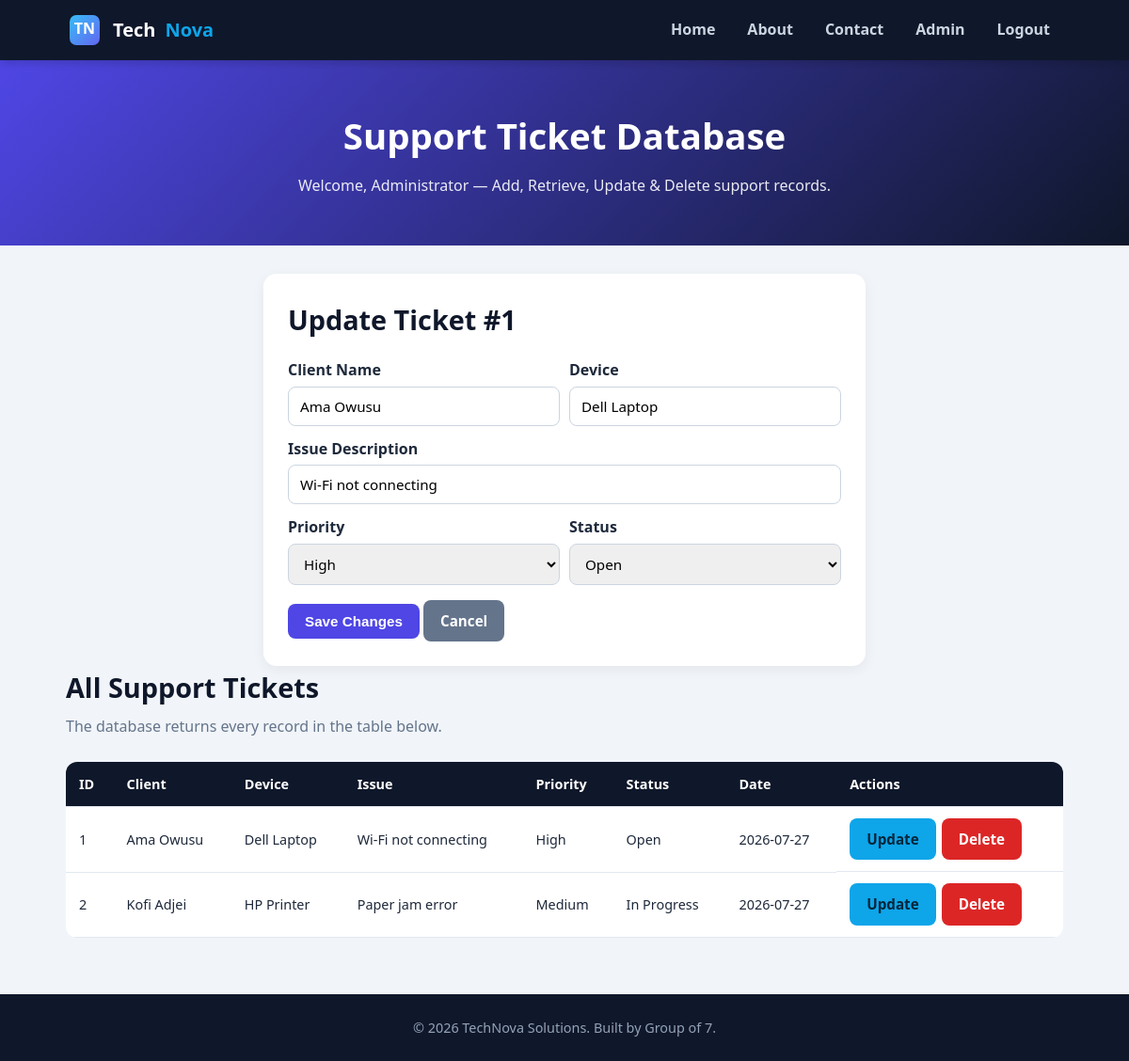
The app's page /dashboard.php?edit=1 (signed in) with its own data.
### tables this page shows
CREATE TABLE IF NOT EXISTS tickets (
  id       INT AUTO_INCREMENT PRIMARY KEY,
  client   VARCHAR(120) NOT NULL,
  device   VARCHAR(120) NOT NULL,
  issue    VARCHAR(255) NOT NULL,
  priority ENUM('Low','Medium','High') NOT NULL DEFAULT 'Medium',
  status   ENUM('Open','In Progress','Resolved') NOT NULL DEFAULT 'Open',
  created  DATE NOT NULL
);

### dashboard.php (the view, shortened to what this page needs)
<?php
require "db.php";
$uname   = $_SESSION["uname"];
$isAdmin = (($_SESSION["role"] ?? "user") === "admin");
$editRow = null;
if (isset($_GET["edit"])) {
    $id = intval($_GET["edit"]);
    $stmt = mysqli_prepare($conn, "SELECT id, client, device, issue, priority, status FROM tickets WHERE id = ?");
    mysqli_stmt_bind_param($stmt, "i", $id);
    mysqli_stmt_execute($stmt);
    $res = mysqli_stmt_get_result($stmt);
    $editRow = mysqli_fetch_assoc($res);
}
$tickets = mysqli_query($conn, "SELECT * FROM tickets ORDER BY id ASC");
function h($v) { return htmlspecialchars($v ?? ""); }
?>
<!DOCTYPE html>
<html lang="en">
<head>
  <link rel="stylesheet" href="css/style.css" />
</head>
<body>
  <header>
    <div class="nav">
      <div class="brand"><img src="images/logo.svg" alt="TechNova logo" />Tech<span>Nova</span></div>
      <nav>
        <ul id="navMenu">
          <li><a href="index.html">Home</a></li>
          <li><a href="about.html">About</a></li>
          <li><a href="contact.html">Contact</a></li>
          <?php if ($isAdmin): ?><li><a href="admin.php">Admin</a></li><?php endif; ?>
          <li><a href="logout.php">Logout</a></li>
        </ul>
      </nav>
    </div>
  </header>
  <section class="hero">
    <h1>Support Ticket Database</h1>
    <p>Welcome, <?= h($uname) ?> — Add, Retrieve, Update &amp; Delete support records.</p>
  </section>
  <div class="container">
    <div class="card form-wrap" style="max-width:640px;">
      <h2 class="section-title"><?= $editRow ? "Update Ticket #" . h($editRow["id"]) : "Add New Ticket" ?></h2>
      <form method="post" action="dashboard.php">
        <div class="form-row">
          <div>
            <label for="t-client">Client Name</label>
            <input type="text" id="t-client" name="client" value="<?= $editRow ? h($editRow["client"]) : "" ?>" required />
          </div>
          <div>
            <label for="t-device">Device</label>
            <input type="text" id="t-device" name="device" placeholder="e.g. Dell Laptop" value="<?= $editRow ? h($editRow["device"]) : "" ?>" required />
          </div>
        </div>
        <label for="t-issue">Issue Description</label>
        <input type="text" id="t-issue" name="issue" value="<?= $editRow ? h($editRow["issue"]) : "" ?>" required />
        <div class="form-row">
          <div>
            <label for="t-priority">Priority</label>
            <select id="t-priority" name="priority">
              <?php foreach (["Low","Medium","High"] as $p): ?>
                <option <?= ($editRow && $editRow["priority"]===$p) ? "selected" : ($p==="Medium" && !$editRow ? "selected" : "") ?>><?= $p ?></option>
              <?php endforeach; ?>
            </select>
          </div>
          <div>
            <label for="t-status">Status</label>
            <select id="t-status" name="status">
              <?php foreach (["Open","In Progress","Resolved"] as $s): ?>
                <option <?= ($editRow && $editRow["status"]===$s) ? "selected" : ($s==="Open" && !$editRow ? "selected" : "") ?>><?= $s ?></option>
              <?php endforeach; ?>
            </select>
          </div>
        </div>
        <div style="margin-top:16px;">
          <button type="submit" class="btn"><?= $editRow ? "Save Changes" : "Add Record" ?></button>
          <?php if ($editRow): ?>
            <a href="dashboard.php" class="btn gray">Cancel</a>
          <?php endif; ?>
        </div>
      </form>
    </div>
    <h2 class="section-title">All Support Tickets</h2>
    <p class="section-sub">The database returns every record in the table below.</p>
    <?php if (mysqli_num_rows($tickets) === 0): ?>
      <p class="section-sub">No records yet — add one above.</p>
    <?php else: ?>
    <div class="table-wrap">
      <table>
        <thead>
          <tr>
            <th>ID</th><th>Client</th><th>Device</th><th>Issue</th>
            <th>Priority</th><th>Status</th><th>Date</th><th>Actions</th>
          </tr>
        </thead>
        <tbody>
          <?php while ($row = mysqli_fetch_assoc($tickets)): ?>
          <tr>
            <td><?= h($row["id"]) ?></td>
            <td><?= h($row["client"]) ?></td>
            <td><?= h($row["device"]) ?></td>
            <td><?= h($row["issue"]) ?></td>
            <td><?= h($row["priority"]) ?></td>
            <td><?= h($row["status"]) ?></td>
            <td><?= h($row["created"]) ?></td>
            <td class="actions-cell">
              <a class="btn alt" href="dashboard.php?edit=<?= h($row["id"]) ?>">Update</a>
              <a class="btn danger" href="dashboard.php?action=delete&id=<?= h($row["id"]) ?>"
                 onclick="return confirm('Delete record #<?= h($row["id"]) ?>? This cannot be undone.');">Delete</a>
            </td>
          </tr>
          <?php endwhile; ?>
        </tbody>
      </table>
    </div>
    <?php endif; ?>
  </div>
  <footer>&copy; 2026 TechNova Solutions. Built by Group of 7.</footer>
</body>
</html>

### css/style.css (style rules this page uses)
* { margin: 0; padding: 0; box-sizing: border-box; }
:root { --brand: #4f46e5; --brand-2: #0ea5e9; --dark: #0f172a; --light: #f1f5f9; --card: #ffffff; --text: #1e293b; --muted: #64748b; }
body { font-family: "Segoe UI", Tahoma, Arial, sans-serif; color: var(--text); background: var(--light); line-height: 1.6; }
header { background: var(--dark); color: #fff; position: sticky; top: 0; z-index: 50; box-shadow: 0 2px 10px rgba(0,0,0,.2); }
.nav { max-width: 1100px; margin: 0 auto; display: flex; align-items: center; justify-content: space-between; padding: 12px 20px; flex-wrap: wrap; }
.brand { display: flex; align-items: center; gap: 10px; font-weight: 800; font-size: 1.25rem; }
.brand img { width: 40px; height: 40px; border-radius: 10px; }
.brand span { color: var(--brand-2); }
nav ul { list-style: none; display: flex; gap: 6px; flex-wrap: wrap; }
nav a { color: #cbd5e1; text-decoration: none; padding: 8px 14px; border-radius: 8px; font-weight: 600; transition: .2s; }
.container { max-width: 1100px; margin: 0 auto; padding: 30px 20px; }
.hero { background: linear-gradient(135deg, var(--brand), var(--dark)); color: #fff; text-align: center; padding: 50px 20px; }
.hero h1 { font-size: 2.4rem; margin-bottom: 10px; }
.hero p { opacity: .9; max-width: 700px; margin: 0 auto; }
h2.section-title { font-size: 1.8rem; margin-bottom: 6px; color: var(--dark); }
.section-sub { color: var(--muted); margin-bottom: 24px; }
.card { background: var(--card); border-radius: 14px; padding: 26px; box-shadow: 0 4px 14px rgba(0,0,0,.06); margin-bottom: 20px; }
.btn { background: var(--brand); color: #fff; border: none; padding: 10px 18px; border-radius: 8px; font-weight: 700; cursor: pointer; font-size: .95rem; transition: .2s; text-decoration: none; display: inline-block; }
.btn.alt { background: var(--brand-2); color: #04263a; }
.btn.danger { background: #dc2626; }
.btn.gray { background: #64748b; }
.form-wrap { max-width: 440px; margin: 0 auto; }
label { display: block; font-weight: 600; margin: 12px 0 4px; }
input, textarea, select { width: 100%; padding: 10px 12px; border: 1px solid #cbd5e1; border-radius: 8px; font-size: .95rem; font-family: inherit; }
.form-row { display: flex; gap: 10px; flex-wrap: wrap; }
.form-row > div { flex: 1; min-width: 140px; }
.table-wrap { overflow-x: auto; }
table { width: 100%; border-collapse: collapse; background: var(--card); border-radius: 12px; overflow: hidden; }
th, td { padding: 12px 14px; text-align: left; border-bottom: 1px solid #e2e8f0; font-size: .9rem; }
th { background: var(--dark); color: #fff; }
.actions-cell { display: flex; gap: 6px; }
footer { background: var(--dark); color: #94a3b8; text-align: center; padding: 24px 20px; margin-top: 30px; font-size: .9rem; }

### records on screen
tickets: id "1", client "Ama Owusu", device "Dell Laptop", issue "Wi-Fi not connecting", priority "High", status "Open", created "2026-07-27"
tickets: id "2", client "Kofi Adjei", device "HP Printer", issue "Paper jam error", priority "Medium", status "In Progress", created "2026-07-27"

### other values on screen
$uname "Administrator"
